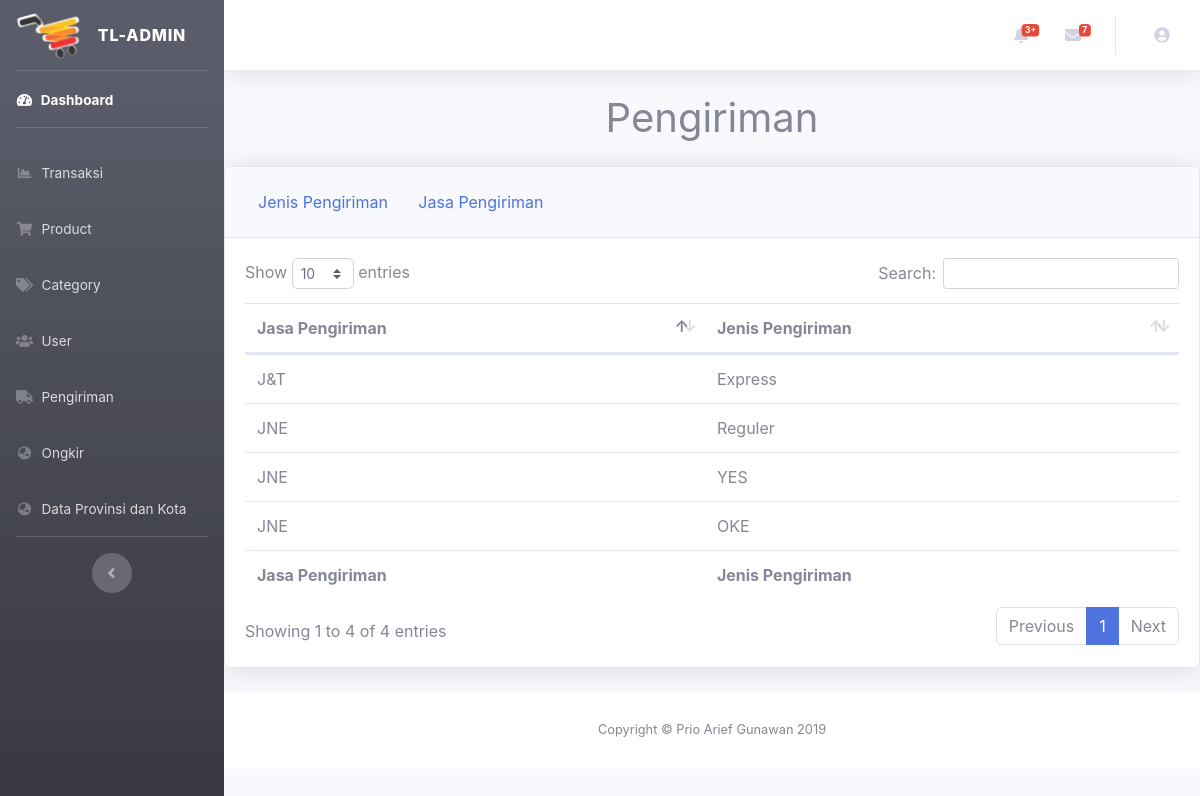
Screenshot of /index.php/pengiriman with the database file from the repository.
### tables this page shows
CREATE TABLE `jenis_pengiriman` (
  `kd_jp` varchar(20) NOT NULL,
  `nama_jp` varchar(50) NOT NULL,
  `kd_jasa` varchar(20) NOT NULL
);

CREATE TABLE `jasa_pengiriman` (
  `kd_jasa` varchar(20) NOT NULL,
  `nama_jasa` varchar(50) NOT NULL
);

### application/controllers/Pengiriman.php (called while the page is built, shortened)
<?php
class Pengiriman extends CI_Controller
{
    public function __construct()
    {
        $this->load->library('form_validation');
        $this->load->model('Pengiriman_model');
    }
    public function index()
    {
        $data['user'] = $this->db->get_where('admin', ['email' => $this->session->userdata('email')])->row_array();
        $data['pengiriman'] = $this->Pengiriman_model->GetAllPengiriman();
        $data['title'] = 'Pengiriman';
        $this->load->view('admin/header', $data);
        $this->load->view('admin/Pengiriman/index', $data);
        $this->load->view('admin/footer');
    }
}

### index.php (called while the page is built, shortened)
<?php
require_once BASEPATH.'core/CodeIgniter.php';

### application/models/Pengiriman_model.php (called while the page is built, shortened)
<?php
class Pengiriman_model extends CI_Model
{
    public function GetAllPengiriman()
    {
        $query = "SELECT japeng.*, jepeng.* FROM jasa_pengiriman japeng INNER JOIN jenis_pengiriman jepeng
        ON japeng.kd_jasa = jepeng.kd_jasa";
        return $this->db->query($query)->result_array();
    }
}

### application/views/admin/Pengiriman/index.php (the view)
<h1 class="text-center mb-4">Pengiriman</h1>
<div class="card shadow mb-4">
            <div class="card-header py-3">
              <a class=" btn btn-link text-decoration-none" href="<?= base_url() ?>Pengiriman/JenisPengiriman">Jenis Pengiriman</a>
              <a class=" btn btn-link text-decoration-none" href="<?= base_url() ?>Pengiriman/JasaPengiriman">Jasa Pengiriman</a>
            </div>
            <div class="card-body">
              <div class="table-responsive">
                <table class="table table-bordered-stripped" id="dataTable" width="100%" cellspacing="0">
                  <thead>
                    <tr>
                      <th>Jasa Pengiriman</th>
                      <th>Jenis Pengiriman</th>
                    </tr>
                  </thead>
                  <tfoot>
                    <tr>
                        <th>Jasa Pengiriman</th>
                        <th>Jenis Pengiriman</th>
                    </tr>
                  </tfoot>
                  <tbody>
                  <?php foreach($pengiriman as $p): ?>
                    <tr>
                      <td><?= $p['nama_jasa']; ?></td>
                      <td><?= $p['nama_jp']; ?></td>
                    </tr>
                  <?php endforeach; ?>
                  </tbody>
                </table>
              </div>
            </div>
          </div>

### rows the page displays
jenis_pengiriman: kd_jasa.nama_jasa "JNE", nama_jp "Reguler"
jenis_pengiriman: kd_jasa.nama_jasa "JNE", nama_jp "YES"
jenis_pengiriman: kd_jasa.nama_jasa "JNE", nama_jp "OKE"
jenis_pengiriman: kd_jasa.nama_jasa "J&T", nama_jp "Express"
